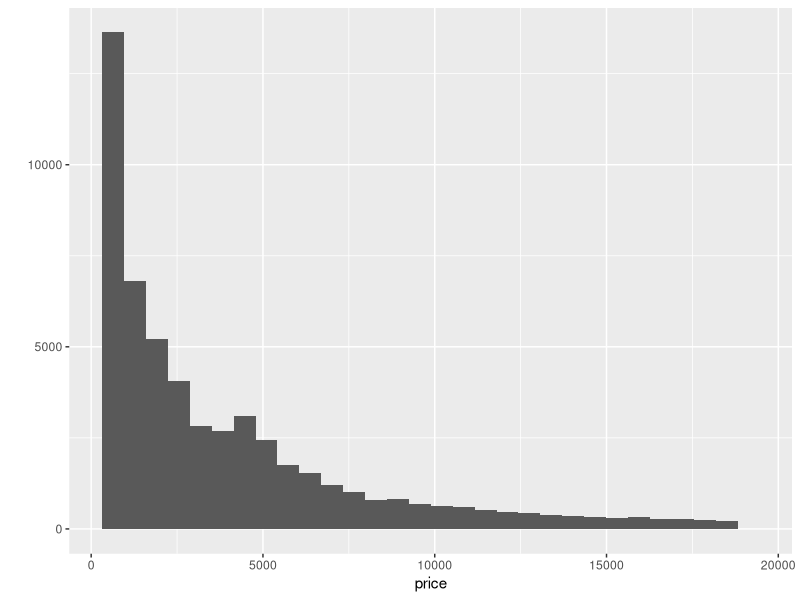
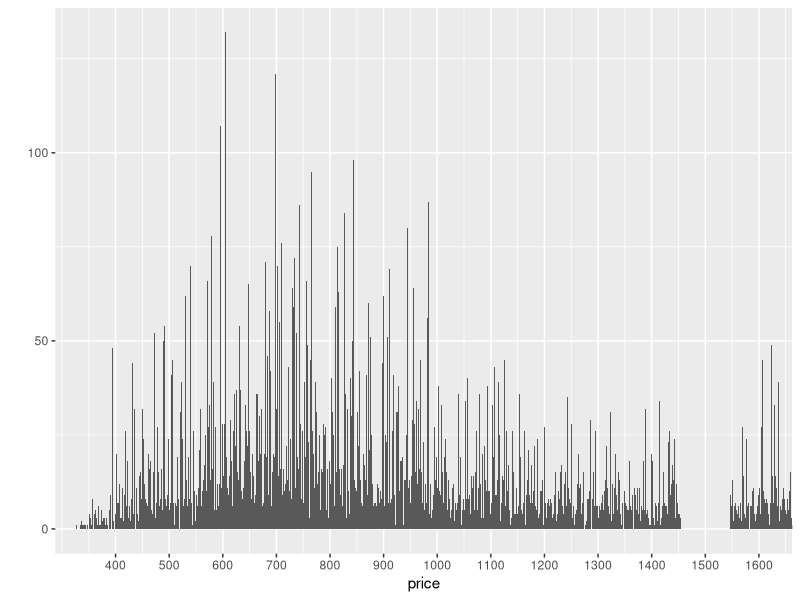
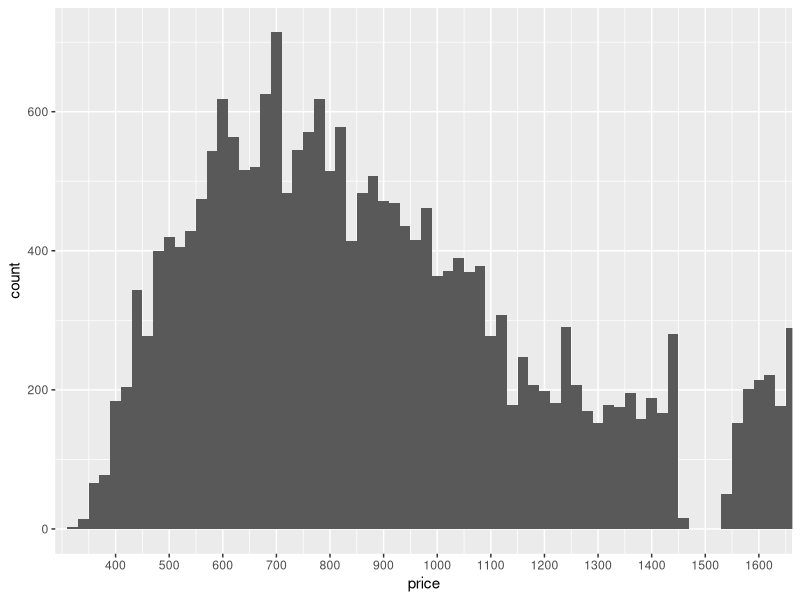
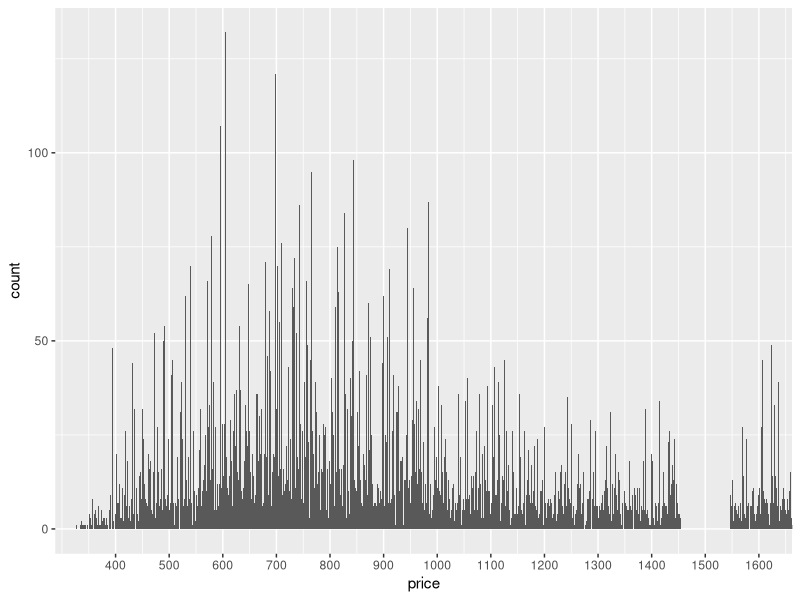
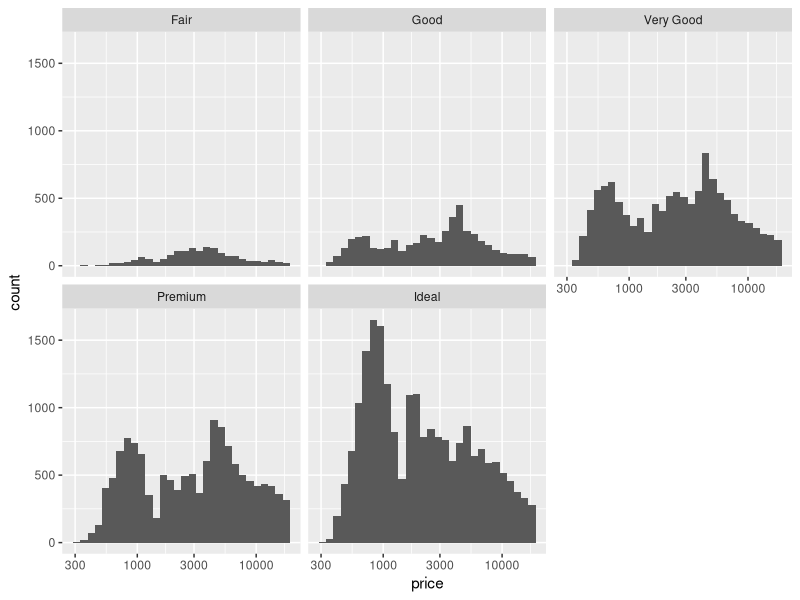
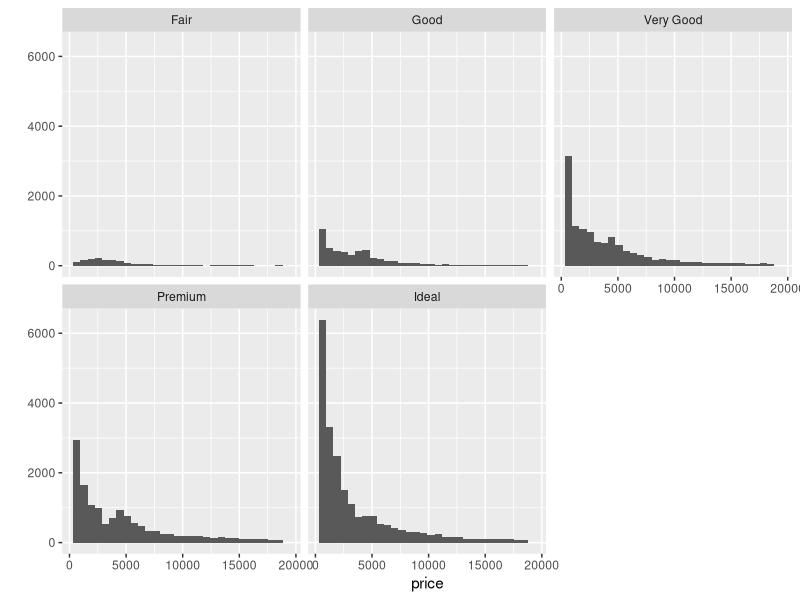
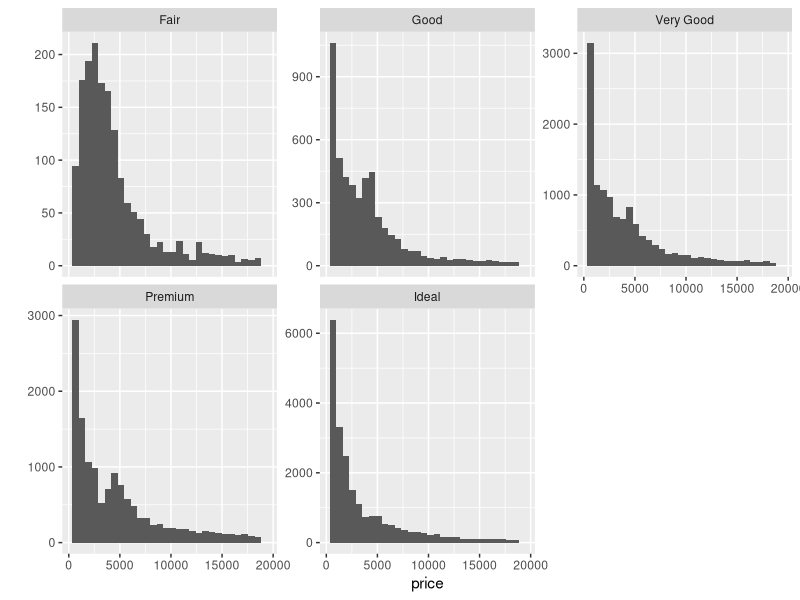
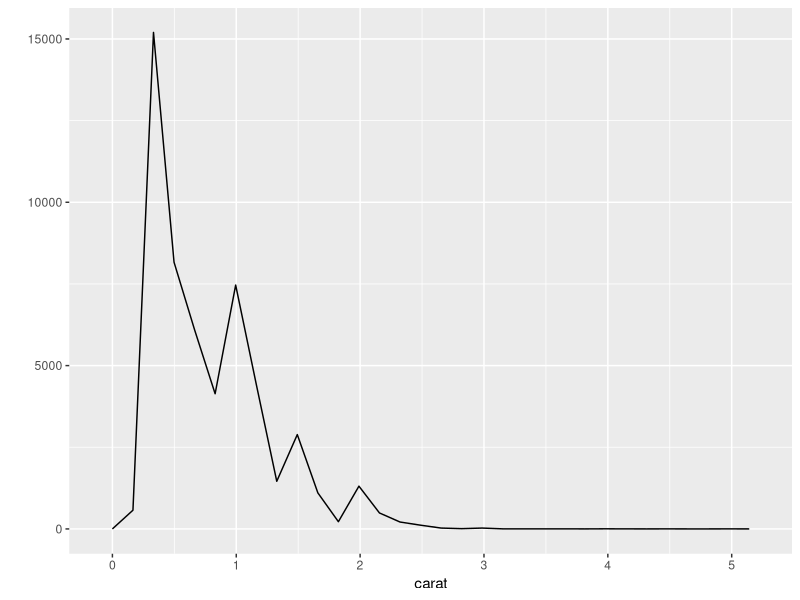

Source code (R) for these figures, in order:
# load 'diamonds' dataset

library(ggplot2)
data(diamonds)

dim(diamonds)
str(diamonds)
?diamonds
levels(diamonds$color)

# Create a histogram of the price of
# all the diamonds in the diamond data set.

# TYPE YOUR CODE BELOW THE LINE
# =======================================

qplot(x = price, data = diamonds)
summary(diamonds$price)


sum(diamonds$price < 500)
sum(diamonds$price >= 15000)

# Explore the largest peak in the
# price histogram you created earlier.

# Try limiting the x-axis, altering the bin width,
# and setting different breaks on the x-axis.

# There won’t be a solution video for this
# question so go to the discussions to
# share your thoughts and discover
# what other people find.

# You can save images by using the ggsave() command.
# ggsave() will save the last plot created.
# For example...
#                  qplot(x = price, data = diamonds)
#                  ggsave('priceHistogram.png')

# ggsave currently recognises the extensions eps/ps, tex (pictex),
# pdf, jpeg, tiff, png, bmp, svg and wmf (windows only).

# Submit your final code when you are ready.

# TYPE YOUR CODE BELOW THE LINE
# ======================================================================

qplot(x = price, data = diamonds, binwidth = 1) +
  coord_cartesian(xlim = c(350,1600)) +
  scale_x_continuous(breaks = seq(400, 1600, 100))

ggsave('priceHistogram.png')
ggsave('priceHistogram.pdf')

  
g1 = ggplot(data = diamonds, aes(x=price)) + coord_cartesian(xlim = c(350,1600))
g1 = g1 + scale_x_continuous(breaks = seq(400, 1600, 100))
g1 + geom_histogram(binwidth = 20)
g1 + geom_histogram(binwidth = 1)

# Break out the histogram of diamond prices by cut.

# You should have five histograms in separate
# panels on your resulting plot.

# TYPE YOUR CODE BELOW THE LINE
# ======================================================

g1 = ggplot(data = diamonds, aes(x=price))
g1 = g1 + scale_x_log10() + geom_histogram()
g1 + facet_wrap(~cut)

# Which cut has the highest priced diamond? And lowest? Lowest median?
by(diamonds$price, diamonds$cut, summary)
by(diamonds$price, diamonds$cut, max)
by(diamonds$price, diamonds$cut, min)

max(getOption('digits'))

# In the two last exercises, we looked at
# the distribution for diamonds by cut.

# Run the code below in R Studio to generate
# the histogram as a reminder.

# ===============================================================

qplot(x = price, data = diamonds) + facet_wrap(~cut)

# ===============================================================

# In the last exercise, we looked at the summary statistics
# for diamond price by cut. If we look at the output table, the
# the median and quartiles are reasonably close to each other.

# diamonds$cut: Fair
#    Min. 1st Qu.  Median    Mean 3rd Qu.    Max. 
#     337    2050    3282    4359    5206   18570 
# ------------------------------------------------------------------------ 
# diamonds$cut: Good
#    Min. 1st Qu.  Median    Mean 3rd Qu.    Max. 
#     327    1145    3050    3929    5028   18790 
# ------------------------------------------------------------------------ 
# diamonds$cut: Very Good
#    Min. 1st Qu.  Median    Mean 3rd Qu.    Max. 
#     336     912    2648    3982    5373   18820 
# ------------------------------------------------------------------------ 
# diamonds$cut: Premium
#    Min. 1st Qu.  Median    Mean 3rd Qu.    Max. 
#     326    1046    3185    4584    6296   18820 
# ------------------------------------------------------------------------ 
# diamonds$cut: Ideal
#    Min. 1st Qu.  Median    Mean 3rd Qu.    Max. 
#     326     878    1810    3458    4678   18810 

# This means the distributions should be somewhat similar,
# but the histograms we created don't show that.

# The 'Fair' and 'Good' diamonds appear to have 
# different distributions compared to the better
# cut diamonds. They seem somewhat uniform
# on the left with long tails on the right.

# Let's look in to this more.

# Look up the documentation for facet_wrap in R Studio.
# Then, scroll back up and add a parameter to facet_wrap so that
# the y-axis in the histograms is not fixed. You want the y-axis to
# be different for each histogram.

# If you want a hint, check out the Instructor Notes.

qplot(x = price, data = diamonds) + facet_wrap(~cut, scales="free_y")


# Create a histogram of price per carat
# and facet it by cut. You can make adjustments
# to the code from the previous exercise to get
# started.

# Adjust the bin width and transform the scale
# of the x-axis using log10.

# Submit your final code when you are ready.

# ENTER YOUR CODE BELOW THIS LINE.
# ===========================================================================




# ===========================================================================
summary(diamonds$carat)

qplot(data = diamonds, x = carat, geom = 'freqpoly')

qplot(data = diamonds, x = carat, geom = 'freqpoly', binwidth = 0.1) +
scale_x_continuous(limits = c(0, 3), breaks = seq(0, 3, 0.2))

qplot(data = diamonds, x = carat, geom = 'freqpoly', binwidth = 0.001) +
scale_x_continuous(limits = c(0.9, 1.1))

# The Gapminder website contains over 500 data sets with information about
# the world's population. Your task is to download a data set of your choice
# and create 2-5 plots that make use of the techniques from Lesson 3.

# You might use a simple histogram, a boxplot split over a categorical variable,
# or a frequency polygon. The choice is yours!

# You can find a link to the Gapminder website in the Instructor Notes.

# Once you've completed your investigation, create a post in the discussions that includes:
#       1. any questions you answered, your observations, and summary statistics
#       2. snippets of code that created the plots
#       3. links to the images of your plots

# Copy and paste all of the code that you used for
# your investigation, and submit it when you are ready.
# ====================================================================================
